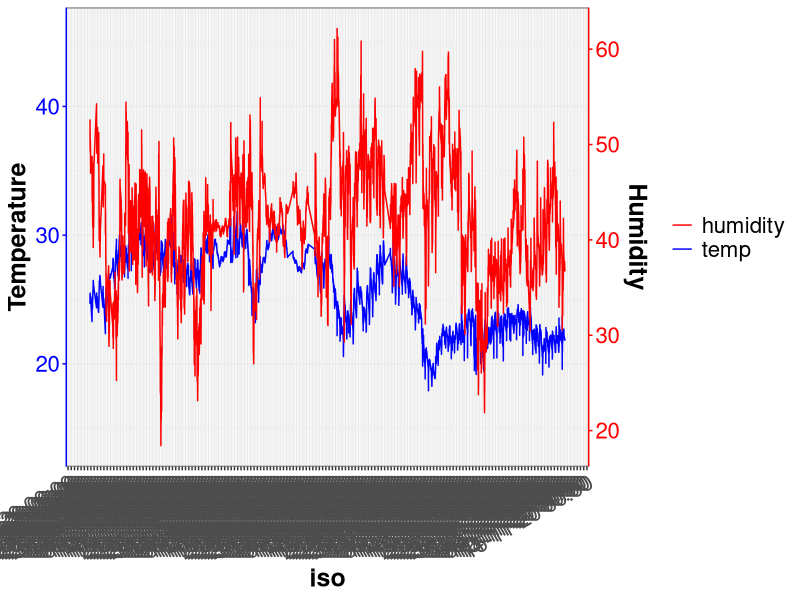
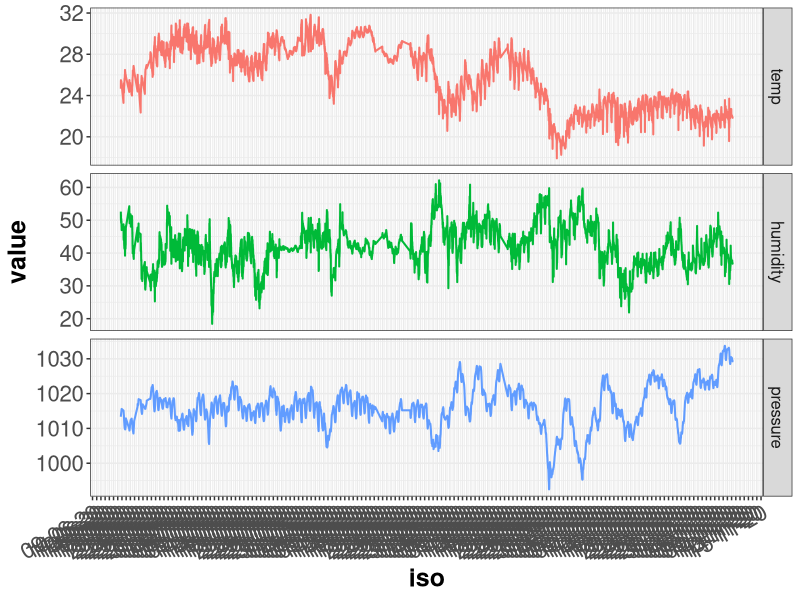

These figures' R source, in order:
library(ggplot2)
library(scales)
library(gridExtra)
library(reshape)

dat_temp <- read.csv("meteo.csv", header = TRUE, sep=";")

dat_temp_2 <- melt(dat_temp, id.vars = c("date"), variable_name = "source", measure.vars=c("temp", "humidity","pressure")) 

#dat_temp$iso <- paste(dat_temp$date, dat_temp$time, sep=" ") 

dat_temp$iso <- as.POSIXct(as.character(dat_temp$date), format="%d/%m/%Y %H:%M", tz="UCT")

dat_temp_2$iso <- as.POSIXct(as.character(dat_temp_2$date), format="%d/%m/%Y %H:%M", tz="UCT")

dat_temp

#dat_temp$date <- as.POSIXct(dat_temp$date)

a            <- range(dat_temp[["humidity"]])
b            <- range(dat_temp[["pressure"]])
scale_factor <- diff(a)/diff(b)
dat_temp[["pressure"]]      <- ((dat_temp[["pressure"]] - b[1]) * scale_factor*0.2) + a[1]

trans <- ~ ((. - a[1]) / scale_factor /0.2) + b[1]

ggplot(dat_temp)+
  geom_line(aes(x=iso, y=temp, color="temp"))+
  geom_line(aes(x=iso, y=humidity/1.35, color="humidity"))+
  #geom_line(aes(x=iso, y=pressure, color="pressure"))+
  #facet_grid(~iso)+
  #scale_x_datetime(limits = lims_3(), labels=date_format("%d-%m"), breaks="2 day")
  scale_x_datetime(labels=date_format("%d-%m-%y %H:%M"), breaks="1 day")+
  scale_y_continuous(sec.axis = sec_axis(~.*1.35, name="Humidity"))+
  scale_color_manual(values=c("red", "blue"))+
  ylab("Temperature")+
  theme_bw()+
  theme(axis.text = element_text(size = 16), 
        axis.text.x = element_text(angle = 30, hjust = 1), 
        axis.title = element_text(size = 18, face = "bold"), 
        legend.title = element_blank(), 
        legend.text = element_text(size = 16),
        axis.line.y.right = element_line(color = "red"),
        axis.line.y.left = element_line(color = "blue"),
        axis.ticks.y.right = element_line(color = "red"),
        axis.text.y.right = element_text(color = "red"),
        axis.ticks.y.left = element_line(color = "blue"),
        axis.text.y.left = element_text(color = "blue"),)

ggplot(dat_temp_2, aes(x=iso, y=value, color=source, group=1))+
  geom_line(size=0.7)+
  #geom_point(size=1)+
  #geom_line(aes(x=iso, y=pressure, color="pressure"))+
  facet_wrap(~source, nrow = 3, scales = "free_y", strip.position="right")+
  #scale_x_datetime(limits = lims_3(), labels=date_format("%d-%m"), breaks="2 day")
  scale_x_datetime(labels=date_format("%d-%m-%y"), breaks="1 days")+
  #scale_y_continuous(sec.axis = sec_axis(~.*1.35, name="Humidity"))+
  #scale_color_manual(values=c("red", "blue"))+
  #ylab("Temperature")+
  theme_bw()+
  theme(axis.text = element_text(size = 16), 
        axis.text.x = element_text(angle = 30, hjust = 1), 
        axis.title = element_text(size = 18, face = "bold"),
        strip.text = element_text(size = 12),
        legend.position = "none",
        legend.title = element_blank(), 
        legend.text = element_text(size = 16))
